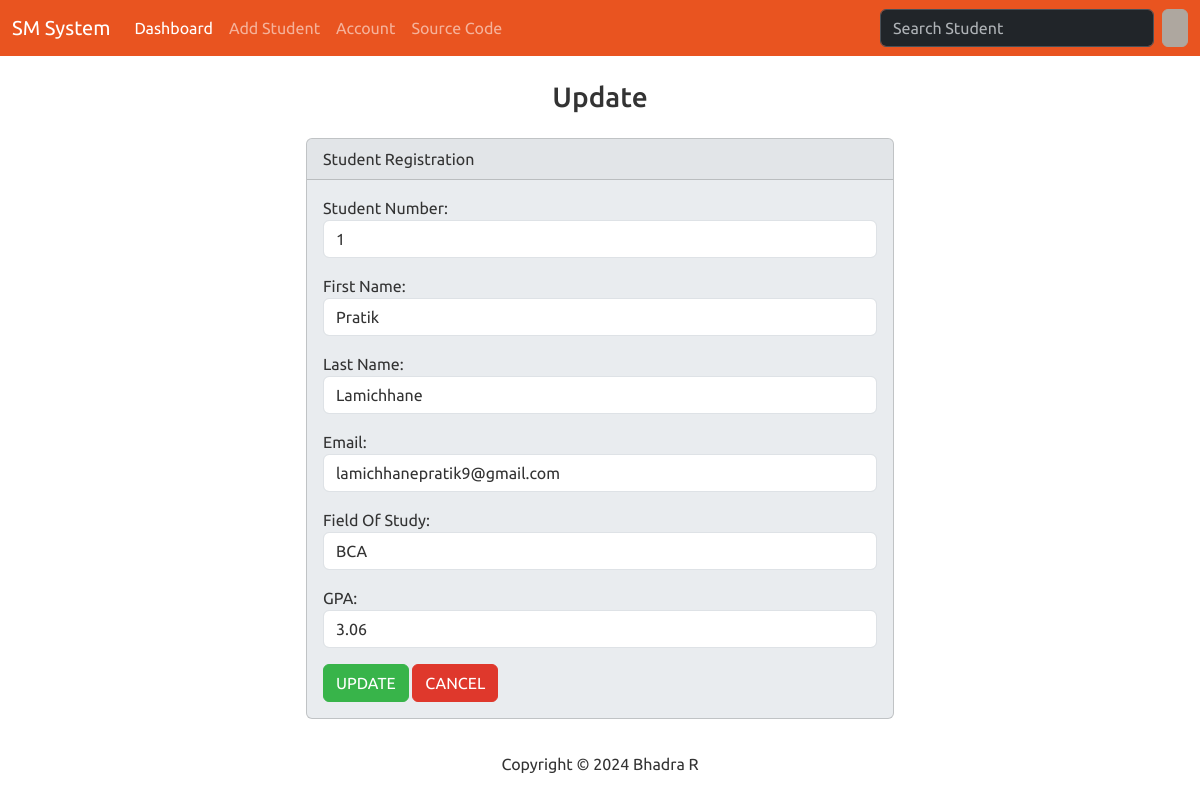
Page /edit/1/ on the committed database.
### students/models.py (models this page shows, shortened)
class Student(models.Model):
    student_number = models.PositiveIntegerField()
    first_name = models.CharField(max_length=50)
    last_name = models.CharField(max_length=50)
    email = models.EmailField(max_length=100)
    field_of_study = models.CharField(max_length=50)
    gpa = models.FloatField()

### students/views.py (the view)
# urls.py: path('edit/<int:id>/' ,views.edit, name="edit"),
def edit(request , id):
    if request.method == 'POST':
        student= Student.objects.get(pk=id)
        form = studentForm(request.POST , instance=student)
        if form.is_valid():
            form.save()
            return render(request , 'students/edit.html', {
                'form' : form,
                'success': True
            })
    else:
        student = Student.objects.get(pk=id)
        form = studentForm(instance=student)
    return render(request , 'students/edit.html', {
        'form':form
    })

### students/forms.py
class studentForm(forms.ModelForm):
    class Meta:
        model = Student
        fields =[ 'student_number' , 'first_name' , 'last_name' , 'email' , 'field_of_study' , 'gpa']
        labels ={
             'student_number' : 'Student Number',
             'first_name' : 'First Name',
             'last_name' : 'Last Name',
             'email' : 'Email',
             'field_of_study' : 'Field Of Study',
             'gpa' : 'GPA'
        }
        widgets={
            'student_number' : forms.NumberInput(attrs={'class': 'form-control'}),
            'first_name' : forms.TextInput(attrs={'class': 'form-control'}),
            'last_name' : forms.TextInput(attrs={'class': 'form-control'}),
            'email': forms.EmailInput(attrs={'class': 'form-control'}) ,
            'field_of_study': forms.TextInput(attrs={'class': 'form-control'}) ,
            'gpa': forms.NumberInput(attrs={'class': 'form-control'}),
        }

### students/templates/students/edit.html (shortened to what this page needs)
{% extends "students/base.html" %}
{% block body %}
<h3 class="text-center m-4">Update {{student.first_name}}</h3>
{% if success %}
<div class="alert alert-dismissible alert-success m-3" bis_skin_checked="1">
    <button type="button" class="btn-close" data-bs-dismiss="alert"></button>
    <strong>The new student updated sucessfully </strong>
  </div>
  <a type="button" class="btn btn-primary m-3" href="{% url 'index'%}">Go to homepage</a>
{% else %}
<div class="row justify-content-center">
    <div class="col-6">
        <div class="card bg-light mb-3" bis_skin_checked="1">
            <div class="card-header" bis_skin_checked="1">Student Registration</div>
            <div class="card-body" bis_skin_checked="1">
                <form action="" method="POST">
                    {{ form.as_p }}
                    <button type="submit" class="btn btn-success">UPDATE</button>
                    <a href="{%url 'index'%}" class="btn btn-danger">CANCEL</a>
                </form>
            </div>
          </div>
    </div>
</div>
{% endif %}
{% endblock body %}

### rows in the picture
Student: student_number "1", first_name "Pratik", last_name "Lamichhane", email "lamichhanepratik9@gmail.com", field_of_study "BCA", gpa "3.06"
